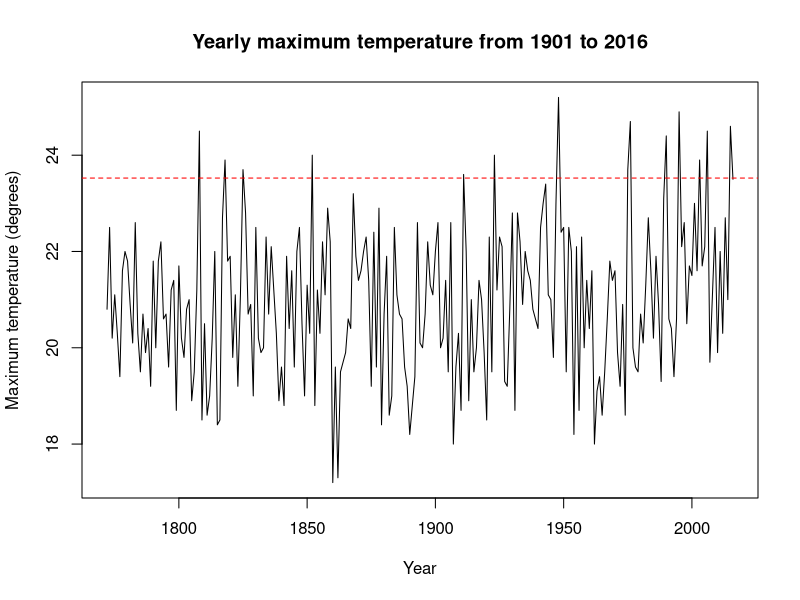
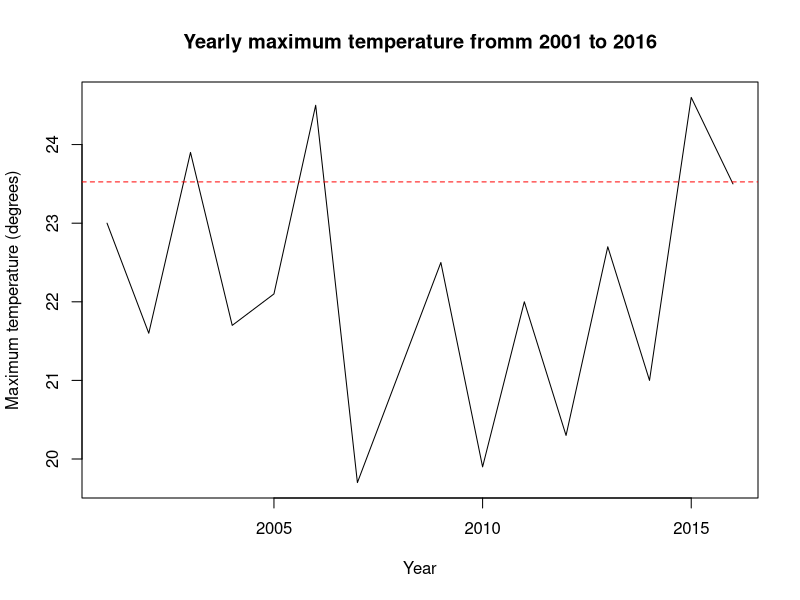
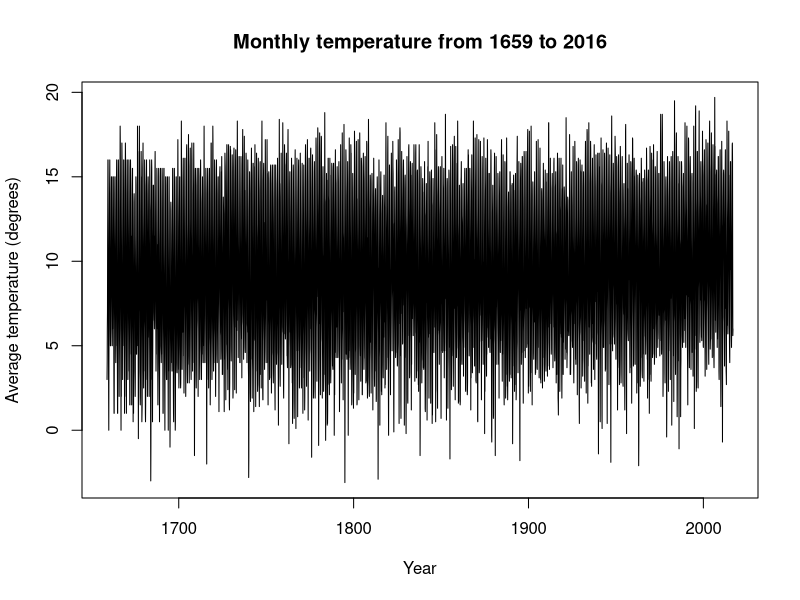
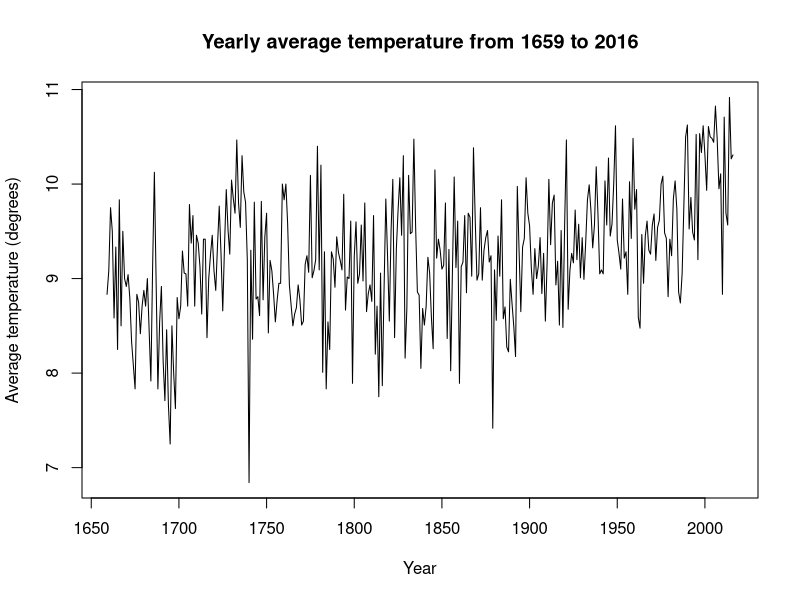

Write the R code that produced these figures, in order.
#################################################################################
# Daily data
#################################################################################

# Reading data
daily <- read.csv("data/cetdl1772on.csv", header = TRUE, colClasses=c("Date",NA))
# Discard records with date>=2017-03-01, because they do not contain data (99.99)
# Discard all the year 2017, because it will mess yearly aggregation
daily <- daily[daily$value<99&daily$value>-99&daily$date<"2017-01-01",]

# Aggregate maximun data (all period)
yearly.max <- aggregate(x = daily$value, FUN = max,
                        by = list(year = format(daily$date, "%Y")))
plot(yearly.max, type="l", 
     main="Yearly maximum temperature from 1901 to 2016",xlab="Year",ylab="Maximum temperature (degrees)")
abline(h=23.52506, lty=2, col="red")


# Yearly maximum for the period 2001-2016
yearly.2000 <- yearly.max[yearly.max$year>="2001"&yearly.max$year<"2017",]

plot(yearly.2000, type="l", 
     main="Yearly maximum temperature fromm 2001 to 2016",xlab="Year",ylab="Maximum temperature (degrees)")
abline(h=23.52506, lty=2, lwd=1, col="red")



#################################################################################
# Monthly data
#################################################################################

# Reading data
monthly <- read.csv("data/cetml1659on.csv", header = TRUE, colClasses=c("Date",NA))
# Discard records with date>=2017-03-01, because they do not contain data (99.99)
# Discard all the year 2017, because it will mess yearly aggregation
monthly <- monthly[monthly$value<99&monthly$value>-99&monthly$date<"2017-01-01",]

plot(monthly, type="l", 
     main="Monthly temperature from 1659 to 2016",xlab="Year",ylab="Average temperature (degrees)")

# Average aggregation
yearly.mean <- aggregate(x = monthly$value, FUN = mean,
                        by = list(year = format(monthly$date, "%Y")))
plot(yearly.mean, type="l", 
     main="Yearly average temperature from 1659 to 2016",xlab="Year",ylab="Average temperature (degrees)")


